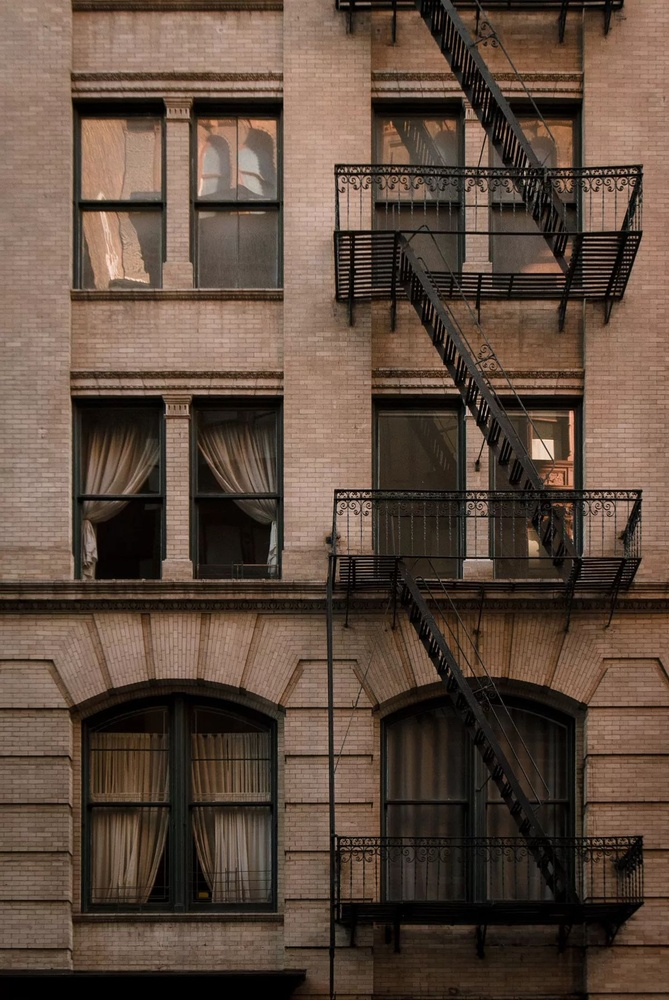
#> input picture reference.jpg, 669 x 1000 px, shrunk from 1200 x 1794 before the run
$ python blur_test.py   (older library calls are emulated)
#> lines starting #> are read from the running program, lines starting #| are printed output that depends on the picture; long printed decimals are rounded
import cv2
import numpy as np

image = cv2.imread("reference.jpg")
#> image is the input picture: shape (1000, 669, 3); mean B, G, R 62.4, 75.2, 94

if image is None:
    raise FileNotFoundError("reference.jpg not found in the main directory")

blur_light = cv2.GaussianBlur(image, (5, 5), 0)
blur_medium = cv2.GaussianBlur(image, (15, 15), 0)
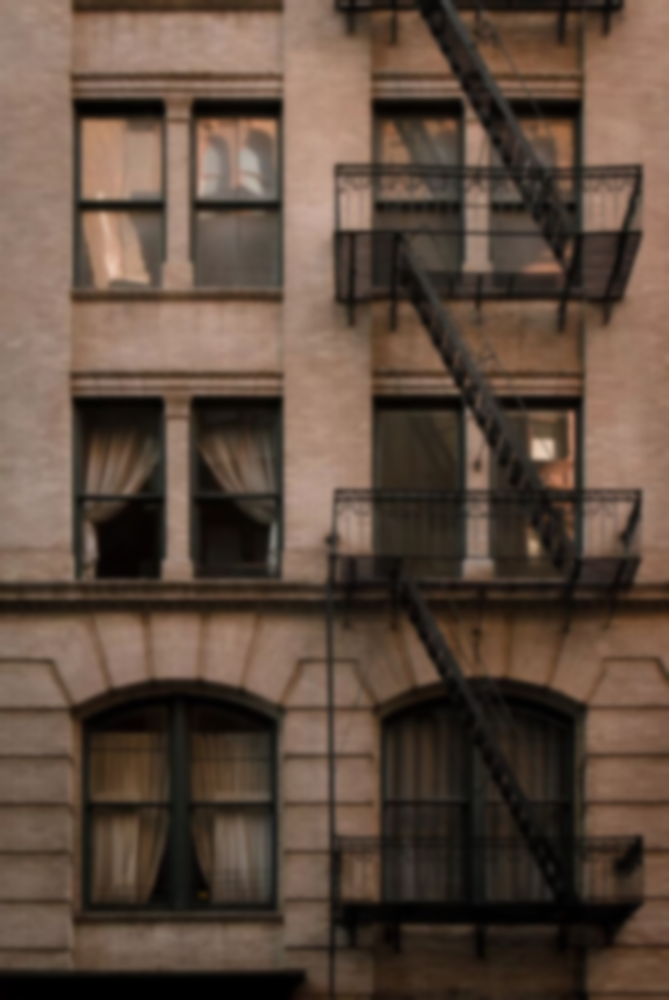
#> blur_medium: shape (1000, 669, 3); mean B, G, R 62.4, 75.2, 94
blur_heavy = cv2.GaussianBlur(image, (31, 31), 0)

cv2.imwrite("blur_light.jpg", blur_light)
cv2.imwrite("blur_medium.jpg", blur_medium)
cv2.imwrite("blur_heavy.jpg", blur_heavy)

def laplacian_variance(img):
    gray = cv2.cvtColor(img, cv2.COLOR_BGR2GRAY)
    lap = cv2.Laplacian(gray, cv2.CV_64F)
#| Laplacian Variance: 874.386
    return lap.var()

def tenengrad(img):
    gray = cv2.cvtColor(img, cv2.COLOR_BGR2GRAY)
    gx = cv2.Sobel(gray, cv2.CV_64F, 1, 0, ksize=3)
    gy = cv2.Sobel(gray, cv2.CV_64F, 0, 1, ksize=3)
#| Tenengrad: 12755.560
    return (gx ** 2 + gy ** 2).mean()

def fft_blur(img):
    gray = cv2.cvtColor(img, cv2.COLOR_BGR2GRAY)
    f = np.fft.fft2(gray)
    fshift = np.fft.fftshift(f)
    magnitude = np.log(np.abs(fshift) + 1)
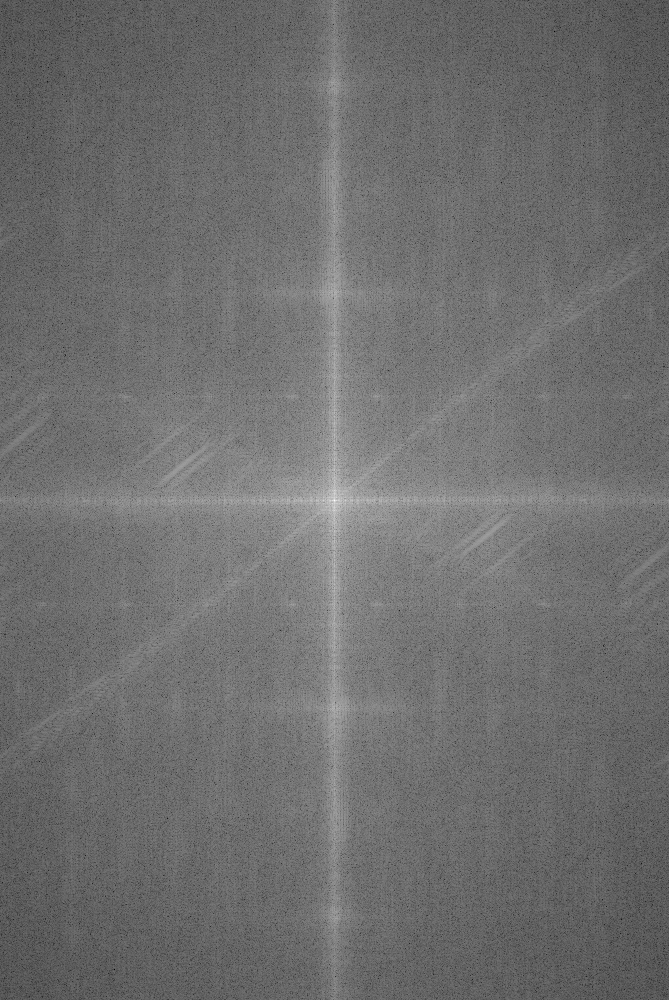
#> magnitude: shape (1000, 669) float64; min 1.07, max 17.79, mean 8.34; drawn with min black and max white
    return magnitude.mean()

print("\nREFERENCE IMAGE")
print("Laplacian Variance:", laplacian_variance(image))
print("Tenengrad:", tenengrad(image))
print("FFT Metric:", fft_blur(image))
#| FFT Metric: 8.335

print("\nLIGHT BLUR")
print("Laplacian Variance:", laplacian_variance(blur_light))
#| Laplacian Variance: 58.066
print("Tenengrad:", tenengrad(blur_light))
#| Tenengrad: 4565.712
print("FFT Metric:", fft_blur(blur_light))
#| FFT Metric: 6.413

print("\nMEDIUM BLUR")
print("Laplacian Variance:", laplacian_variance(blur_medium))
#> in laplacian_variance (call 3), `gray = cv2.cvtColor(img, cv2.COLOR_BGR2GRAY)`:
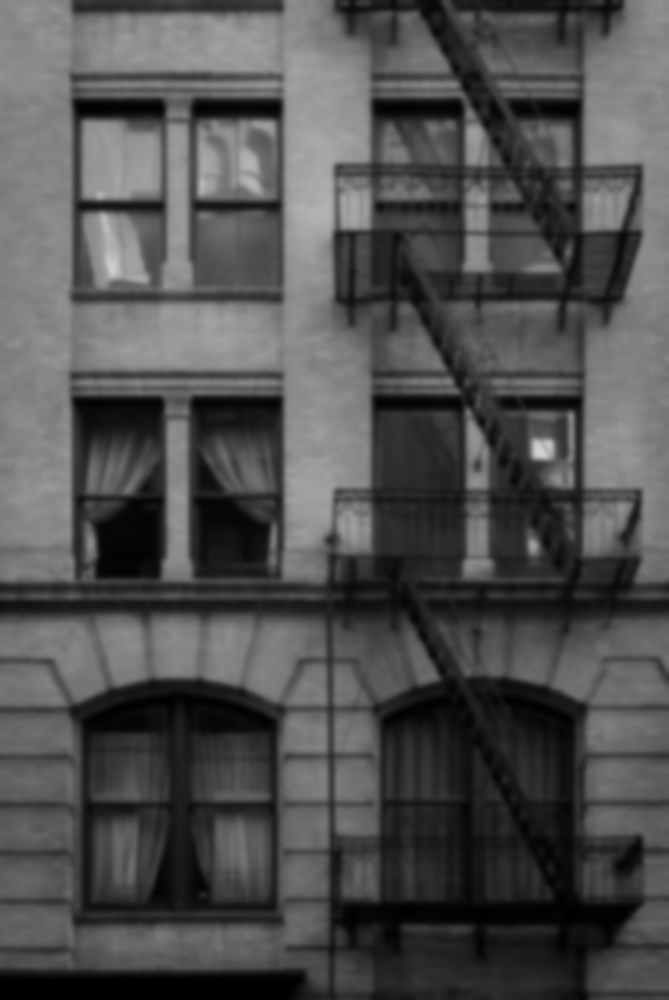
#> gray: shape (1000, 669); min 0, max 210, mean 79.4
#| Laplacian Variance: 4.075
print("Tenengrad:", tenengrad(blur_medium))
#| Tenengrad: 1217.105
print("FFT Metric:", fft_blur(blur_medium))
#| FFT Metric: 5.740

print("\nHEAVY BLUR")
print("Laplacian Variance:", laplacian_variance(blur_heavy))
#> in laplacian_variance (call 4), `lap = cv2.Laplacian(gray, cv2.CV_64F)`:
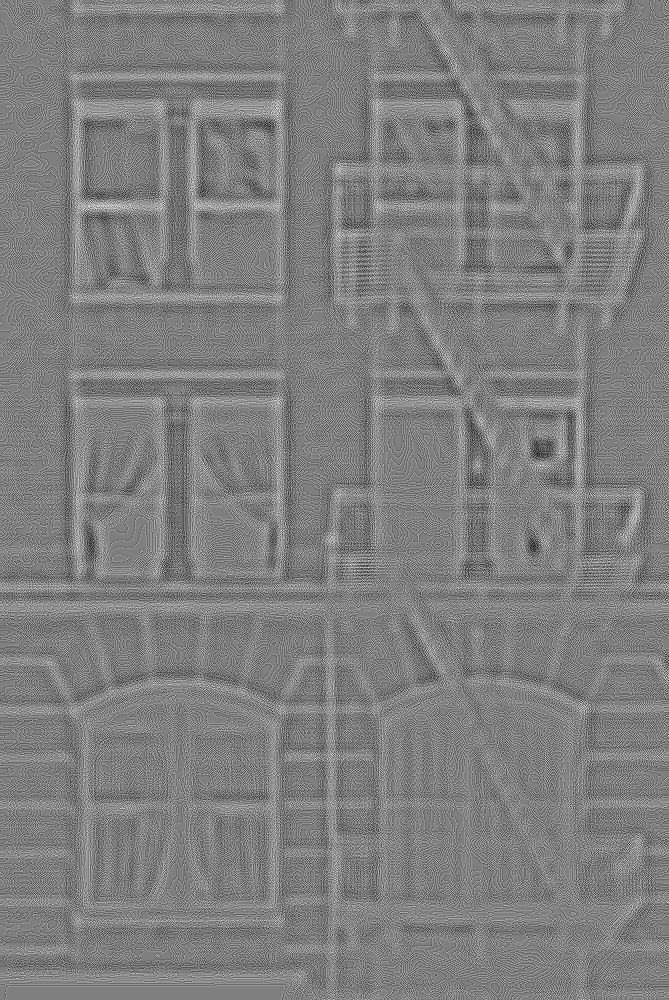
#> lap: shape (1000, 669) float64; min -6, max 6, mean 0.000141; drawn with min black and max white
#| Laplacian Variance: 1.947
print("Tenengrad:", tenengrad(blur_heavy))
#> in tenengrad (call 4), `gx = cv2.Sobel(gray, cv2.CV_64F, 1, 0, ksize=3)`:
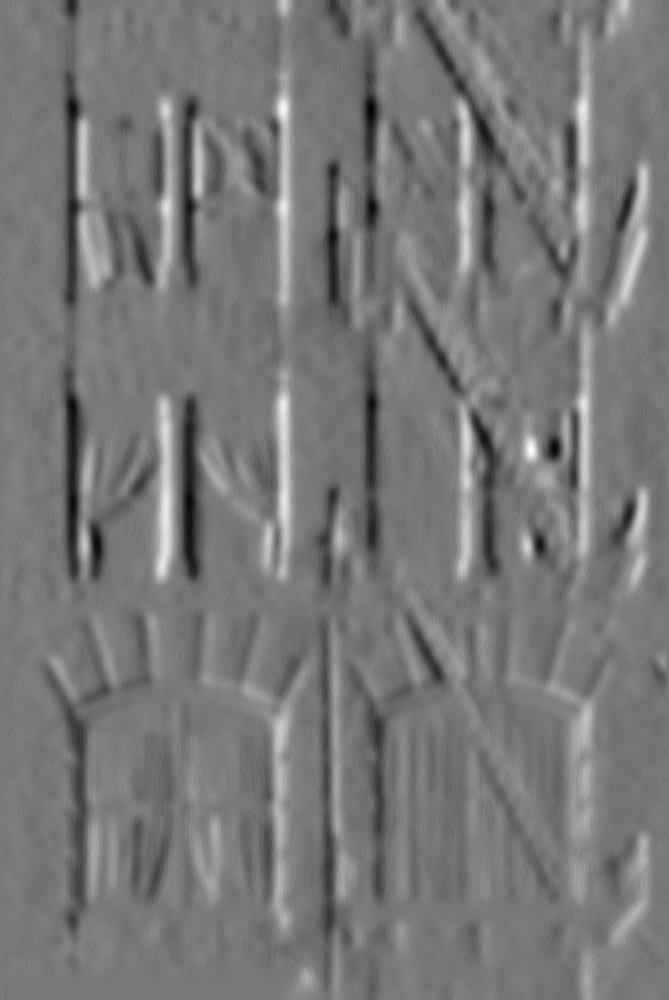
#> gx: shape (1000, 669) float64; min -82, max 92, mean 0; drawn with min black and max white
#> in tenengrad (call 4), `gy = cv2.Sobel(gray, cv2.CV_64F, 0, 1, ksize=3)`:
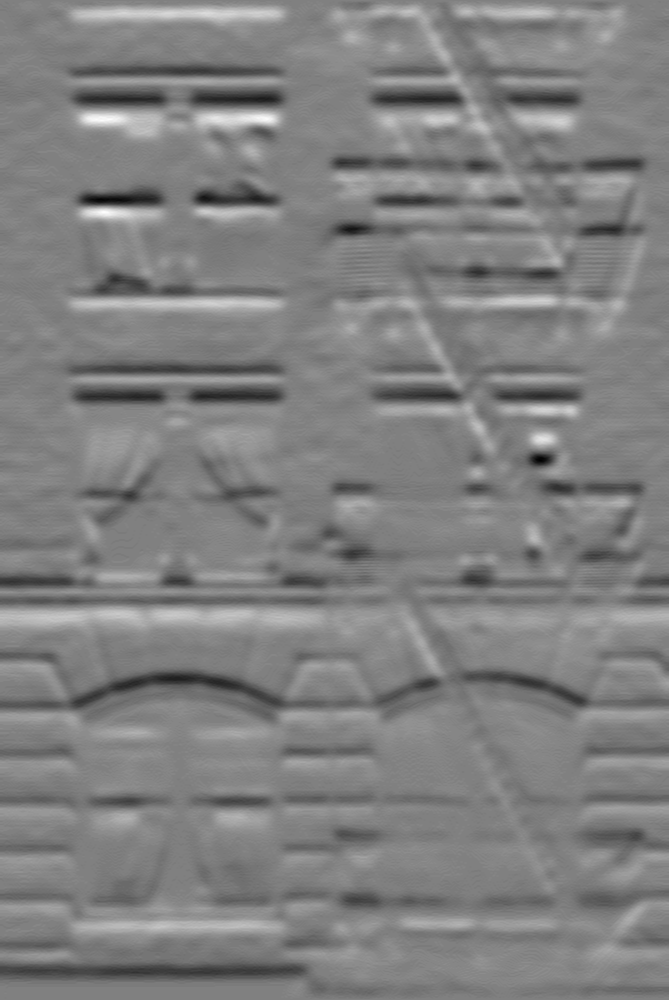
#> gy: shape (1000, 669) float64; min -92, max 90, mean -0.3; drawn with min black and max white
#| Tenengrad: 454.395
print("FFT Metric:", fft_blur(blur_heavy))
#> in fft_blur (call 4), `magnitude = np.log(np.abs(fshift) + 1)`:
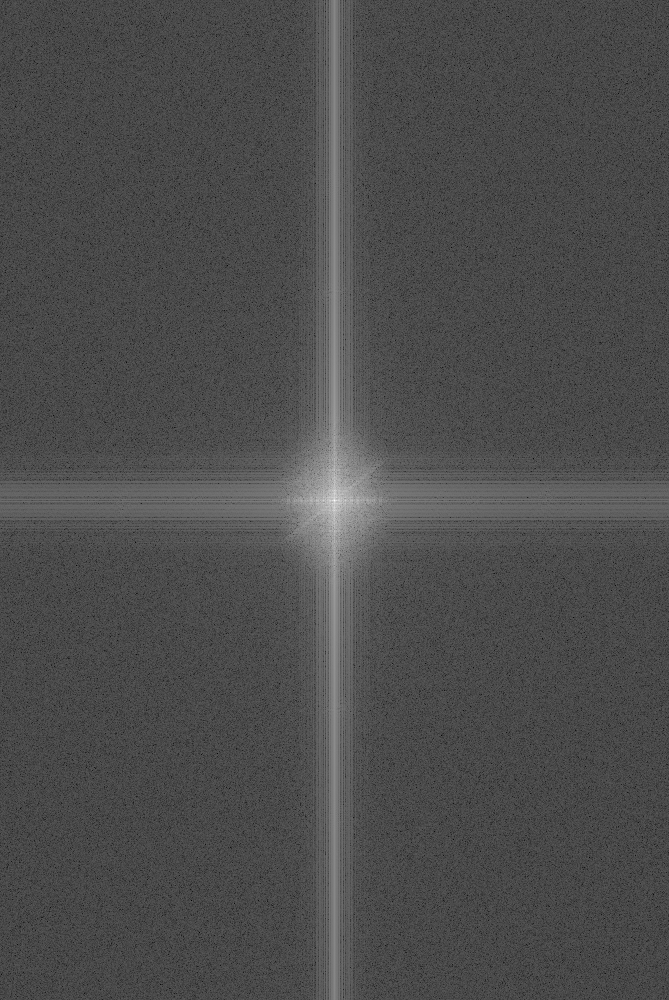
#> magnitude: shape (1000, 669) float64; min 0.253, max 17.79, mean 5.56; drawn with min black and max white
#| FFT Metric: 5.560
